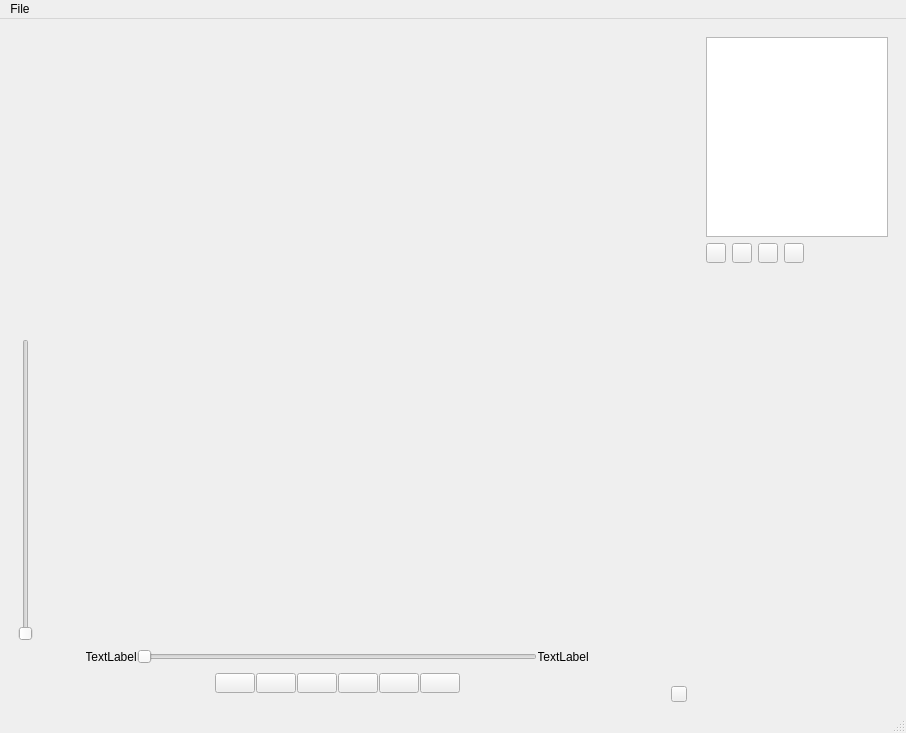
<?xml version="1.0" encoding="UTF-8"?>
<ui version="4.0">
 <class>MainWindow</class>
 <widget class="QMainWindow" name="MainWindow">
  <property name="geometry">
   <rect>
    <x>0</x>
    <y>0</y>
    <width>906</width>
    <height>733</height>
   </rect>
  </property>
  <property name="sizePolicy">
   <sizepolicy hsizetype="MinimumExpanding" vsizetype="MinimumExpanding">
    <horstretch>0</horstretch>
    <verstretch>0</verstretch>
   </sizepolicy>
  </property>
  <property name="windowTitle">
   <string>MainWindow</string>
  </property>
  <widget class="QWidget" name="centralwidget">
   <property name="sizePolicy">
    <sizepolicy hsizetype="MinimumExpanding" vsizetype="MinimumExpanding">
     <horstretch>0</horstretch>
     <verstretch>0</verstretch>
    </sizepolicy>
   </property>
   <property name="minimumSize">
    <size>
     <width>800</width>
     <height>0</height>
    </size>
   </property>
   <layout class="QHBoxLayout" name="horizontalLayout_2">
    <item>
     <layout class="QHBoxLayout" name="horizontalLayout">
      <item>
       <widget class="QWidget" name="widget_2" native="true">
        <property name="sizePolicy">
         <sizepolicy hsizetype="MinimumExpanding" vsizetype="MinimumExpanding">
          <horstretch>0</horstretch>
          <verstretch>0</verstretch>
         </sizepolicy>
        </property>
        <property name="minimumSize">
         <size>
          <width>600</width>
          <height>500</height>
         </size>
        </property>
        <property name="maximumSize">
         <size>
          <width>960</width>
          <height>1000</height>
         </size>
        </property>
        <layout class="QVBoxLayout" name="verticalLayout_3">
         <item>
          <layout class="QHBoxLayout" name="horizontalLayout_4">
           <item>
            <layout class="QVBoxLayout" name="verticalLayout_6">
             <item>
              <spacer name="verticalSpacer_5">
               <property name="orientation">
                <enum>Qt::Vertical</enum>
               </property>
               <property name="sizeHint" stdset="0">
                <size>
                 <width>20</width>
                 <height>40</height>
                </size>
               </property>
              </spacer>
             </item>
             <item>
              <widget class="QSlider" name="volumeSlider">
               <property name="orientation">
                <enum>Qt::Vertical</enum>
               </property>
              </widget>
             </item>
            </layout>
           </item>
           <item>
            <spacer name="horizontalSpacer_8">
             <property name="orientation">
              <enum>Qt::Horizontal</enum>
             </property>
             <property name="sizeHint" stdset="0">
              <size>
               <width>40</width>
               <height>20</height>
              </size>
             </property>
            </spacer>
           </item>
           <item>
            <layout class="QVBoxLayout" name="verticalLayout_5">
             <item>
              <spacer name="verticalSpacer_3">
               <property name="orientation">
                <enum>Qt::Vertical</enum>
               </property>
               <property name="sizeHint" stdset="0">
                <size>
                 <width>20</width>
                 <height>40</height>
                </size>
               </property>
              </spacer>
             </item>
             <item>
              <widget class="QLabel" name="coverArt">
               <property name="minimumSize">
                <size>
                 <width>720</width>
                 <height>540</height>
                </size>
               </property>
               <property name="text">
                <string/>
               </property>
              </widget>
             </item>
            </layout>
           </item>
           <item>
            <spacer name="horizontalSpacer_7">
             <property name="orientation">
              <enum>Qt::Horizontal</enum>
             </property>
             <property name="sizeHint" stdset="0">
              <size>
               <width>40</width>
               <height>20</height>
              </size>
             </property>
            </spacer>
           </item>
          </layout>
         </item>
         <item>
          <layout class="QVBoxLayout" name="verticalLayout">
           <item>
            <layout class="QHBoxLayout" name="horizontalLayout_5">
             <property name="spacing">
              <number>1</number>
             </property>
             <item>
              <spacer name="horizontalSpacer_4">
               <property name="orientation">
                <enum>Qt::Horizontal</enum>
               </property>
               <property name="sizeHint" stdset="0">
                <size>
                 <width>40</width>
                 <height>20</height>
                </size>
               </property>
              </spacer>
             </item>
             <item>
              <widget class="QLabel" name="elapsedTimeLabel">
               <property name="minimumSize">
                <size>
                 <width>50</width>
                 <height>0</height>
                </size>
               </property>
               <property name="maximumSize">
                <size>
                 <width>50</width>
                 <height>16777215</height>
                </size>
               </property>
               <property name="text">
                <string>TextLabel</string>
               </property>
               <property name="alignment">
                <set>Qt::AlignCenter</set>
               </property>
               <property name="indent">
                <number>0</number>
               </property>
              </widget>
             </item>
             <item>
              <widget class="ClickableSlider" name="slider">
               <property name="minimumSize">
                <size>
                 <width>400</width>
                 <height>0</height>
                </size>
               </property>
               <property name="maximumSize">
                <size>
                 <width>400</width>
                 <height>16777215</height>
                </size>
               </property>
               <property name="orientation">
                <enum>Qt::Horizontal</enum>
               </property>
              </widget>
             </item>
             <item>
              <widget class="QLabel" name="remainingTimeLabel">
               <property name="minimumSize">
                <size>
                 <width>50</width>
                 <height>0</height>
                </size>
               </property>
               <property name="maximumSize">
                <size>
                 <width>50</width>
                 <height>16777215</height>
                </size>
               </property>
               <property name="text">
                <string>TextLabel</string>
               </property>
               <property name="alignment">
                <set>Qt::AlignCenter</set>
               </property>
               <property name="indent">
                <number>0</number>
               </property>
              </widget>
             </item>
             <item>
              <spacer name="horizontalSpacer_5">
               <property name="orientation">
                <enum>Qt::Horizontal</enum>
               </property>
               <property name="sizeHint" stdset="0">
                <size>
                 <width>40</width>
                 <height>20</height>
                </size>
               </property>
              </spacer>
             </item>
            </layout>
           </item>
           <item>
            <layout class="QGridLayout" name="gridLayout">
             <property name="spacing">
              <number>1</number>
             </property>
             <item row="0" column="2">
              <widget class="MultiIconButton" name="play">
               <property name="minimumSize">
                <size>
                 <width>40</width>
                 <height>20</height>
                </size>
               </property>
               <property name="maximumSize">
                <size>
                 <width>40</width>
                 <height>20</height>
                </size>
               </property>
               <property name="text">
                <string/>
               </property>
               <property name="icon">
                <iconset resource="MyMediaPlayerResource.qrc">
                 <normaloff>:/play</normaloff>:/play</iconset>
               </property>
               <property name="iconSize">
                <size>
                 <width>40</width>
                 <height>20</height>
                </size>
               </property>
              </widget>
             </item>
             <item row="0" column="4">
              <widget class="QPushButton" name="stop">
               <property name="minimumSize">
                <size>
                 <width>40</width>
                 <height>20</height>
                </size>
               </property>
               <property name="maximumSize">
                <size>
                 <width>40</width>
                 <height>20</height>
                </size>
               </property>
               <property name="text">
                <string/>
               </property>
               <property name="icon">
                <iconset resource="MyMediaPlayerResource.qrc">
                 <normaloff>:/stop</normaloff>:/stop</iconset>
               </property>
               <property name="iconSize">
                <size>
                 <width>40</width>
                 <height>20</height>
                </size>
               </property>
              </widget>
             </item>
             <item row="0" column="6">
              <widget class="QPushButton" name="loopAll">
               <property name="minimumSize">
                <size>
                 <width>40</width>
                 <height>20</height>
                </size>
               </property>
               <property name="maximumSize">
                <size>
                 <width>40</width>
                 <height>20</height>
                </size>
               </property>
               <property name="text">
                <string/>
               </property>
               <property name="icon">
                <iconset resource="MyMediaPlayerResource.qrc">
                 <normaloff>:/repeatall</normaloff>:/repeatall</iconset>
               </property>
               <property name="iconSize">
                <size>
                 <width>40</width>
                 <height>20</height>
                </size>
               </property>
               <property name="checkable">
                <bool>true</bool>
               </property>
              </widget>
             </item>
             <item row="0" column="7">
              <spacer name="horizontalSpacer_2">
               <property name="orientation">
                <enum>Qt::Horizontal</enum>
               </property>
               <property name="sizeHint" stdset="0">
                <size>
                 <width>40</width>
                 <height>20</height>
                </size>
               </property>
              </spacer>
             </item>
             <item row="0" column="5">
              <widget class="QPushButton" name="loopOne">
               <property name="minimumSize">
                <size>
                 <width>40</width>
                 <height>20</height>
                </size>
               </property>
               <property name="maximumSize">
                <size>
                 <width>40</width>
                 <height>20</height>
                </size>
               </property>
               <property name="text">
                <string/>
               </property>
               <property name="icon">
                <iconset resource="MyMediaPlayerResource.qrc">
                 <normaloff>:/repeat1</normaloff>:/repeat1</iconset>
               </property>
               <property name="iconSize">
                <size>
                 <width>40</width>
                 <height>20</height>
                </size>
               </property>
               <property name="checkable">
                <bool>true</bool>
               </property>
              </widget>
             </item>
             <item row="0" column="1">
              <widget class="QPushButton" name="previous">
               <property name="minimumSize">
                <size>
                 <width>40</width>
                 <height>20</height>
                </size>
               </property>
               <property name="maximumSize">
                <size>
                 <width>40</width>
                 <height>20</height>
                </size>
               </property>
               <property name="text">
                <string/>
               </property>
               <property name="icon">
                <iconset resource="MyMediaPlayerResource.qrc">
                 <normaloff>:/previous</normaloff>:/previous</iconset>
               </property>
               <property name="iconSize">
                <size>
                 <width>40</width>
                 <height>20</height>
                </size>
               </property>
              </widget>
             </item>
             <item row="0" column="3">
              <widget class="QPushButton" name="next">
               <property name="minimumSize">
                <size>
                 <width>40</width>
                 <height>20</height>
                </size>
               </property>
               <property name="maximumSize">
                <size>
                 <width>40</width>
                 <height>20</height>
                </size>
               </property>
               <property name="text">
                <string/>
               </property>
               <property name="icon">
                <iconset resource="MyMediaPlayerResource.qrc">
                 <normaloff>:/next</normaloff>:/next</iconset>
               </property>
               <property name="iconSize">
                <size>
                 <width>40</width>
                 <height>20</height>
                </size>
               </property>
              </widget>
             </item>
             <item row="0" column="0">
              <spacer name="horizontalSpacer_3">
               <property name="orientation">
                <enum>Qt::Horizontal</enum>
               </property>
               <property name="sizeHint" stdset="0">
                <size>
                 <width>40</width>
                 <height>20</height>
                </size>
               </property>
              </spacer>
             </item>
            </layout>
           </item>
          </layout>
         </item>
        </layout>
       </widget>
      </item>
      <item>
       <layout class="QVBoxLayout" name="verticalLayout_4">
        <item>
         <spacer name="verticalSpacer">
          <property name="orientation">
           <enum>Qt::Vertical</enum>
          </property>
          <property name="sizeHint" stdset="0">
           <size>
            <width>20</width>
            <height>40</height>
           </size>
          </property>
         </spacer>
        </item>
        <item>
         <widget class="MultiIconButton" name="hidePlaylist">
          <property name="minimumSize">
           <size>
            <width>16</width>
            <height>16</height>
           </size>
          </property>
          <property name="maximumSize">
           <size>
            <width>16</width>
            <height>16</height>
           </size>
          </property>
          <property name="text">
           <string/>
          </property>
          <property name="icon">
           <iconset resource="MyMediaPlayerResource.qrc">
            <normaloff>:/minus</normaloff>:/minus</iconset>
          </property>
          <property name="checkable">
           <bool>false</bool>
          </property>
         </widget>
        </item>
       </layout>
      </item>
      <item>
       <spacer name="horizontalSpacer_6">
        <property name="orientation">
         <enum>Qt::Horizontal</enum>
        </property>
        <property name="sizeHint" stdset="0">
         <size>
          <width>40</width>
          <height>20</height>
         </size>
        </property>
       </spacer>
      </item>
      <item>
       <widget class="QWidget" name="playlistPanel" native="true">
        <property name="sizePolicy">
         <sizepolicy hsizetype="Minimum" vsizetype="Minimum">
          <horstretch>0</horstretch>
          <verstretch>0</verstretch>
         </sizepolicy>
        </property>
        <property name="maximumSize">
         <size>
          <width>200</width>
          <height>16777215</height>
         </size>
        </property>
        <layout class="QVBoxLayout" name="verticalLayout_2">
         <item>
          <widget class="Playlist" name="playlist">
           <property name="maximumSize">
            <size>
             <width>200</width>
             <height>200</height>
            </size>
           </property>
          </widget>
         </item>
         <item>
          <layout class="QHBoxLayout" name="horizontalLayout_3">
           <item>
            <widget class="QPushButton" name="up">
             <property name="minimumSize">
              <size>
               <width>20</width>
               <height>20</height>
              </size>
             </property>
             <property name="maximumSize">
              <size>
               <width>20</width>
               <height>20</height>
              </size>
             </property>
             <property name="text">
              <string/>
             </property>
             <property name="icon">
              <iconset resource="MyMediaPlayerResource.qrc">
               <normaloff>:/plus</normaloff>:/plus</iconset>
             </property>
             <property name="iconSize">
              <size>
               <width>40</width>
               <height>20</height>
              </size>
             </property>
            </widget>
           </item>
           <item>
            <widget class="QPushButton" name="down">
             <property name="minimumSize">
              <size>
               <width>20</width>
               <height>20</height>
              </size>
             </property>
             <property name="maximumSize">
              <size>
               <width>20</width>
               <height>20</height>
              </size>
             </property>
             <property name="text">
              <string/>
             </property>
             <property name="icon">
              <iconset resource="MyMediaPlayerResource.qrc">
               <normaloff>:/minus</normaloff>:/minus</iconset>
             </property>
             <property name="iconSize">
              <size>
               <width>40</width>
               <height>20</height>
              </size>
             </property>
            </widget>
           </item>
           <item>
            <widget class="QPushButton" name="delete_2">
             <property name="minimumSize">
              <size>
               <width>20</width>
               <height>20</height>
              </size>
             </property>
             <property name="maximumSize">
              <size>
               <width>20</width>
               <height>20</height>
              </size>
             </property>
             <property name="text">
              <string/>
             </property>
             <property name="icon">
              <iconset resource="MyMediaPlayerResource.qrc">
               <normaloff>:/remove</normaloff>:/remove</iconset>
             </property>
             <property name="iconSize">
              <size>
               <width>40</width>
               <height>20</height>
              </size>
             </property>
            </widget>
           </item>
           <item>
            <widget class="QPushButton" name="shuffle">
             <property name="minimumSize">
              <size>
               <width>20</width>
               <height>20</height>
              </size>
             </property>
             <property name="maximumSize">
              <size>
               <width>20</width>
               <height>20</height>
              </size>
             </property>
             <property name="text">
              <string/>
             </property>
             <property name="icon">
              <iconset resource="MyMediaPlayerResource.qrc">
               <normaloff>:/shuffle</normaloff>:/shuffle</iconset>
             </property>
             <property name="iconSize">
              <size>
               <width>20</width>
               <height>20</height>
              </size>
             </property>
            </widget>
           </item>
           <item>
            <spacer name="horizontalSpacer">
             <property name="orientation">
              <enum>Qt::Horizontal</enum>
             </property>
             <property name="sizeHint" stdset="0">
              <size>
               <width>40</width>
               <height>20</height>
              </size>
             </property>
            </spacer>
           </item>
          </layout>
         </item>
         <item>
          <spacer name="verticalSpacer_2">
           <property name="orientation">
            <enum>Qt::Vertical</enum>
           </property>
           <property name="sizeHint" stdset="0">
            <size>
             <width>20</width>
             <height>40</height>
            </size>
           </property>
          </spacer>
         </item>
        </layout>
       </widget>
      </item>
     </layout>
    </item>
   </layout>
  </widget>
  <widget class="QMenuBar" name="menubar">
   <property name="geometry">
    <rect>
     <x>0</x>
     <y>0</y>
     <width>906</width>
     <height>22</height>
    </rect>
   </property>
   <widget class="QMenu" name="menuFile">
    <property name="title">
     <string>File</string>
    </property>
    <addaction name="actionOpen_File"/>
    <addaction name="actionOpen_Video_File"/>
   </widget>
   <addaction name="menuFile"/>
  </widget>
  <widget class="QStatusBar" name="statusbar"/>
  <action name="actionOpen_File">
   <property name="text">
    <string>Open Music File</string>
   </property>
  </action>
  <action name="actionOpen_Video_File">
   <property name="text">
    <string>Open Video File</string>
   </property>
  </action>
 </widget>
 <customwidgets>
  <customwidget>
   <class>Playlist</class>
   <extends>QListWidget</extends>
   <header>playlist.h</header>
  </customwidget>
  <customwidget>
   <class>ClickableSlider</class>
   <extends>QSlider</extends>
   <header>statusbar.h</header>
  </customwidget>
  <customwidget>
   <class>MultiIconButton</class>
   <extends>QPushButton</extends>
   <header>multiiconbutton.h</header>
  </customwidget>
 </customwidgets>
 <resources>
  <include location="MyMediaPlayerResource.qrc"/>
 </resources>
 <connections/>
</ui>
